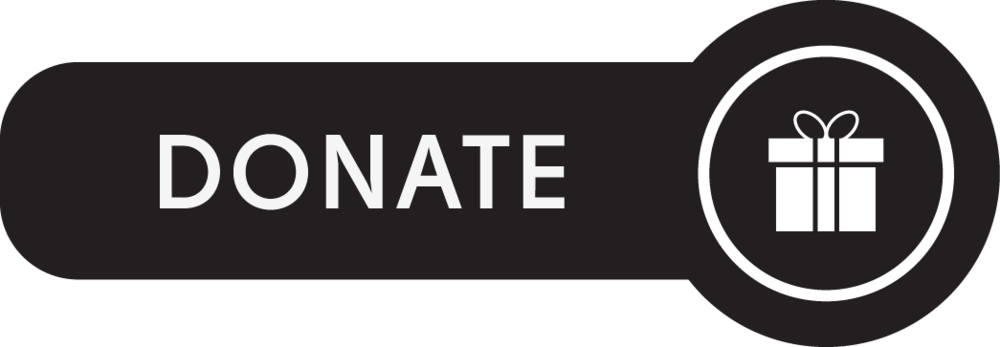
#> input picture 1.4.7/Project_Images/1.4.7_donate.png, 1000 x 347 px, given in place of Project_Images, which was not available; the run also reads 2 pictures not shown here
$ python Scomparin_Vadali_1.4.7.py
#> lines starting #> are read from the running program, lines starting #| are printed output that depends on the picture; pictures that were not available may be replaced by others from this repository, and a replacement may not be noted
from __future__ import print_function
import matplotlib
matplotlib.use('Agg')
import matplotlib.pyplot as plt
import os.path
import PIL
import PIL.Image
import PIL.ImageDraw
import PIL.ImageFont
from PIL import Image, ImageDraw, ImageFont


def make_global():
    global r
    r = raw_input("What red value do you want as your border? \n")
    global g
    g = raw_input("What green value do you want as your border? \n")
    global b
    b = raw_input("What blue value do you want as your border? \n")
    global a
    a = raw_input("What opacity do you want your border to be? \n")

def watermark(original_image, alpha, image):
        """
        This packages the code that adds a border to the image as well as blending
        two images together. Using the parameters of original_img, the original
        image of the folder, the paramteter image, that is the image that is being
        blended on to, and alpha, for the opacity of the image being blended on to.
        """
        width, height = original_image.size #gets dimensions of target image

        image = image.resize((width, height)) #resizes the image so the size is equal to the original image

        result = PIL.Image.blend(original_image, image, alpha) # blending the image together using the blend function

        #final = PIL.Image.new("RGBA", (width + 50, height + 50), (int(r),int(g),int(b),int(a))) # creating a new image as the border that is 25 by 25

        #final.paste(result,(25,25),mask=result) #pasting the blended image onto the border

        return result


def algorithm_1():
    '''
    This packages all the code for the first manipulating using no parameters
    and containing 3 functions inside the package in order to get the image,
    manipulate it and add a border, and finally, alter the image.
    '''
    def get_images(directory=None):
        '''
        Using no paramters, it is fetching the images from the directories in
        order for them to be manipulated
        '''
#> called with directory = '1.4.7'
        if directory == None:
            directory = os.getcwd() # Use working directory if unspecified
        image_list = [] # Initialize aggregaotrs
        file_list = []
        directory_list = os.listdir(directory) # Get list of files
        for entry in directory_list:
            absolute_filename = os.path.join(directory, entry) #gets abs. filename
            try:
                image = PIL.Image.open(absolute_filename) #opens image as PIL
#> image is the input picture: PIL image 1000x347 RGBA; mean R, G, B, A 42.7, 40.3, 40.9, 173.9
                file_list += [entry] #appends to aggregators
                image_list += [image]
            except IOError:
                pass # do nothing with errors tying to open non-images
        return image_list, file_list

    def alter_all_images(directory=None):
        '''
        Packages the functioon in order to manipulate the images and place them
        under a folder. This is using no parameters and is calling the function
        watermark in order to blend the images and paste images on the bended
        images.
        '''
        if directory == None:
            directory = os.getcwd() # Use working directory if unspecified
        image_list, file_list = get_images(directory)
#> image_list = 1 item; file_list = ['Project_Images']

        blend_image = PIL.Image.open('../1.4.7_trash_pile.png') #opening 1.4.7_trash_pile in the variable blend_image
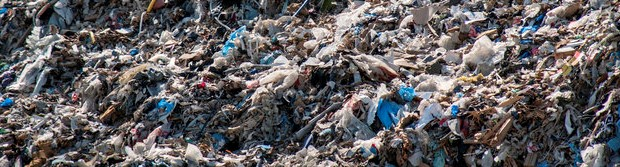
#> input picture 1.4.7/Project_Images/1.4.7_trash_pile.png, 620 x 167 px, found by its file name
#> blend_image is the input picture: PIL image 620x167 RGB; mean R, G, B 98.7, 94.9, 96.3
        #blend_image is the image that will be blended to the original images
        blend_image = blend_image.convert("RGBA") #converting a RGB format into a RGBA format
#> blend_image: PIL image 620x167 RGBA

        for image in range(1): #a for loop that iterates through the files
            print("Algorithm 1")
            filename, filetype = os.path.splitext(file_list[image])
            new_image = PIL.Image.open("../1.4.7_lake.png")
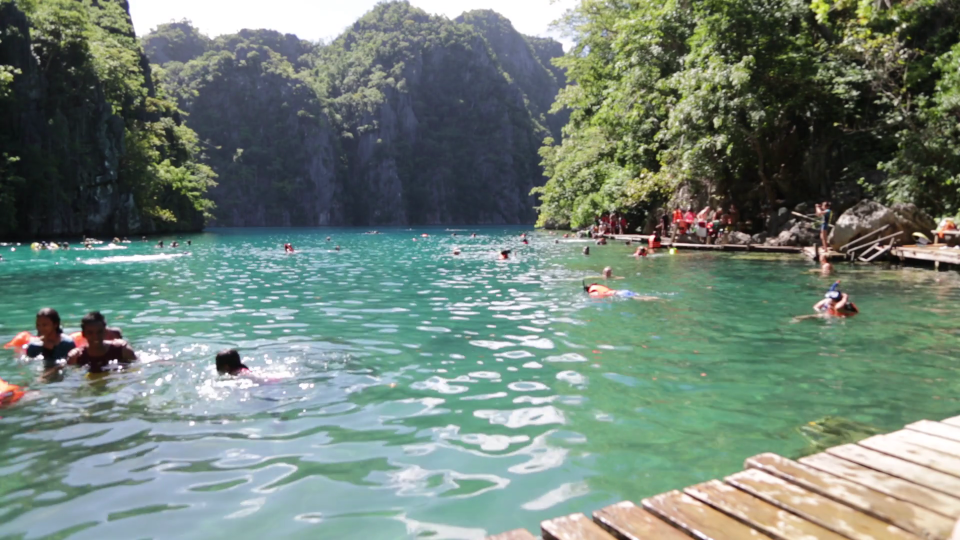
#> input picture 1.4.7/Project_Images/1.4.7_lake.png, 1920 x 1080 px, found by its file name (shown at 1/2 size)
#> new_image is the input picture: PIL image 1920x1080 RGBA; mean R, G, B, A 113.4, 130.2, 120.2, 255
            image = image_list[image].convert('RGBA') #converts to same format as red
            final = watermark(new_image, 0.5, blend_image)
            final.save('final.png', format = "png")

    alter_all_images() #calling the function that alters the images

def algorithm_2():
    """
    Packages the code in order to manipulate the second image using no paramters
    and having two images ontop of eachother. This also uses three functions in
    order to manipulate the code, watermark(), get_image(), and alter_all_images().
    """
    def get_images(directory=None):
        '''
        Using no paramters, it is fetching the images from the directories in
        order for them to be manipulated
        '''
        if directory == None:
            directory = os.getcwd() # Use working directory if unspecified
        image_list = [] # Initialize aggregaotrs
        file_list = []
        directory_list = os.listdir(directory) # Get list of files
        for entry in directory_list:
            absolute_filename = os.path.join(directory, entry) #gets abs. filename
            try:
                image = PIL.Image.open(absolute_filename) #opens image as PIL
                file_list += [entry] #appends to aggregators
                image_list += [image]
            except IOError:
                pass # do nothing with errors tying to open non-images
        return image_list, file_list

    def alter_all_images(directory=None):
        '''
        Packages the functioon in order to manipulate the images and place them
        under a folder. This is using no parameters and is calling the function
        watermark in order to blend the images and paste images on the bended
        images.
        '''
        if directory == None:
            directory = os.getcwd() # Use working directory if unspecified
        # Create a new directory 'modified'
        image_list, file_list = get_images(directory)
#> image_list = 1 item; file_list = ['Project_Images']


        boat_file = os.path.join(directory, '../Algorithm 2.2/1.4.7_underwaterboat.png')
        boat_img = PIL.Image.open(boat_file).convert("RGBA") #opening the image under the variable logo_img
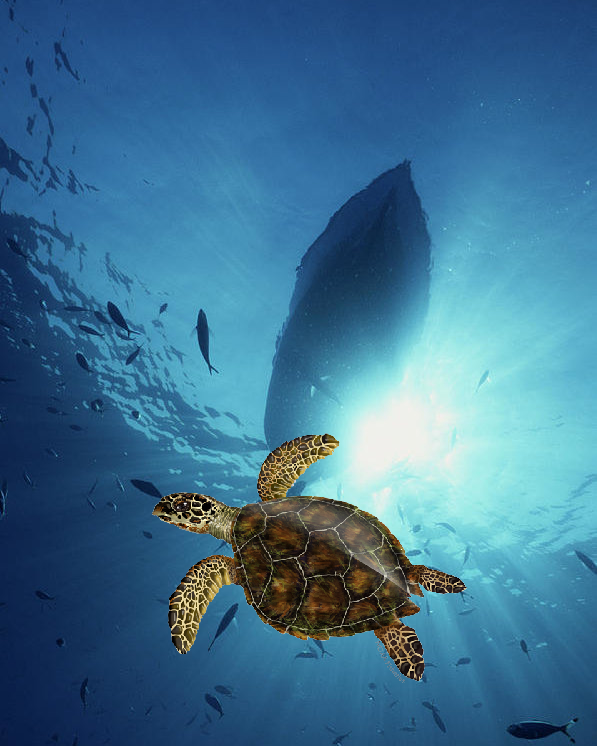
#> input picture 1.4.7/Project_Images/Algorithm 2.2/1.4.7_underwaterboat.png, 597 x 746 px, found by its file name
#> boat_img is the input picture: PIL image 597x746 RGBA; mean R, G, B, A 61.7, 113.2, 145.1, 254.9

        image = Image.open("../1.4.7_seaoftrash.png").convert("RGBA")
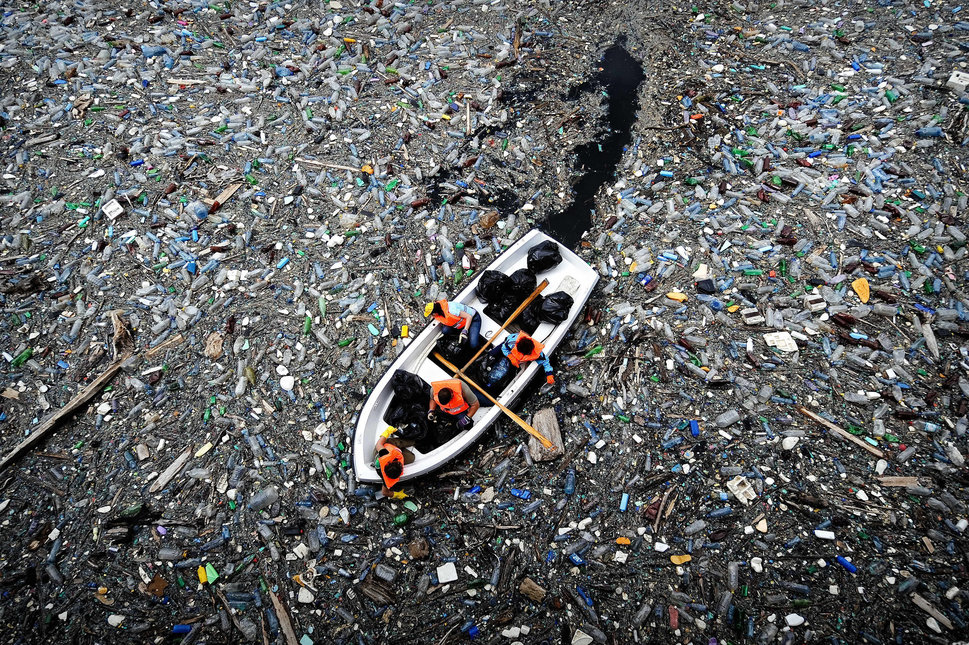
#> input picture 1.4.7/Project_Images/1.4.7_seaoftrash.png, 969 x 645 px, found by its file name
#> image: PIL image 969x645 RGBA
        width, height = image.size #gets dimensions of target image
#> width = 969; height = 645
        image = image.resize((width - 372, height - 200 )) #resizes the image so the size is equal to the original image
#> image: PIL image 597x445 RGBA

        #final = image.save('1.4.7_resizedseaoftrash.png')

        image2 = Image.open("../1.4.7_whitebackground.png").convert("RGBA")
#> image2: PIL image 923x1200 RGBA; every value is 255
        width2, height2 = image2.size #gets dimensions of target image
#> width2 = 923; height2 = 1200
        image2 = image2.resize((width2 - 326 , height2 - 100)) #resizes the image so the size is equal to the original image
#> image2: PIL image 597x1100 RGBA; every value is 255

        #final2 = image2.save('1.4.7_resizedwhitebackground.png')

        image2.paste(boat_img, (0,height-250), mask = boat_img)
        image2.paste(image,(0,0), mask = image)

        image2.save('final2.png', format = "png")

        print("Algorithm 2")

    alter_all_images()

def algorithm_3():
    '''
    Packages the code in order to create and manipulate the images by
    grayscaling, pasting and creating a border for all my images, using three
    functions in the code
    '''
    def get_images(directory=None):

        """
        Using no paramters, it is fetching the images from the directories in
        order for them to be manipulated
        """

        if directory == None:
            directory = os.getcwd() # Use working directory if unspecified
        image_list = [] # Initialize aggregaotrs
        file_list = []
        directory_list = os.listdir(directory) # Get list of files
        for entry in directory_list:
            absolute_filename = os.path.join(directory, entry) #gets abs. filename
            try:
                image = PIL.Image.open(absolute_filename) #opens image as PIL
                file_list += [entry] #appends to aggregators
                image_list += [image]
            except IOError:
                pass # do nothing with errors tying to open non-images
        return image_list, file_list

    def alter_all_images(rows,columns, directory=None):
        '''
        Calls the modifier on all images.
        '''
#> called with rows = 1000, columns = 1699
        if directory == None:
            directory = os.getcwd() # Use working directory if unspecified
        # Create a new directory 'modified'
        image_list, file_list = get_images(directory)
#> image_list = 1 item; file_list = ['Project_Images']


        water_file = os.path.join(directory, '../1.4.7_dirt_water.png')
        water_img = PIL.Image.open(water_file)
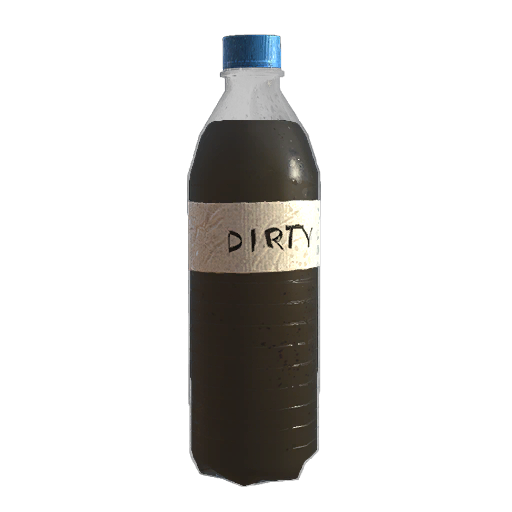
#> input picture 1.4.7/Project_Images/1.4.7_dirt_water.png, 512 x 512 px, found by its file name
#> water_img is the input picture: PIL image 512x512 RGBA; mean R, G, B, A 35.6, 33.2, 33.5, 47
        water_large = water_img.resize((int(float(columns)*1),int(float(rows)*1.5)))

        for image in range(1):
            print("Algorithm 3")
            filename, filetype = os.path.splitext(file_list[image])
            # Round the corners with radius = 30% of short side
            image = image_list[image].convert('RGBA') #converts to same format as red

            new_image = image

            new_image.resize((1000,1699))
            new_image = PIL.Image.open('../1.4.7_river.png').convert('LA')
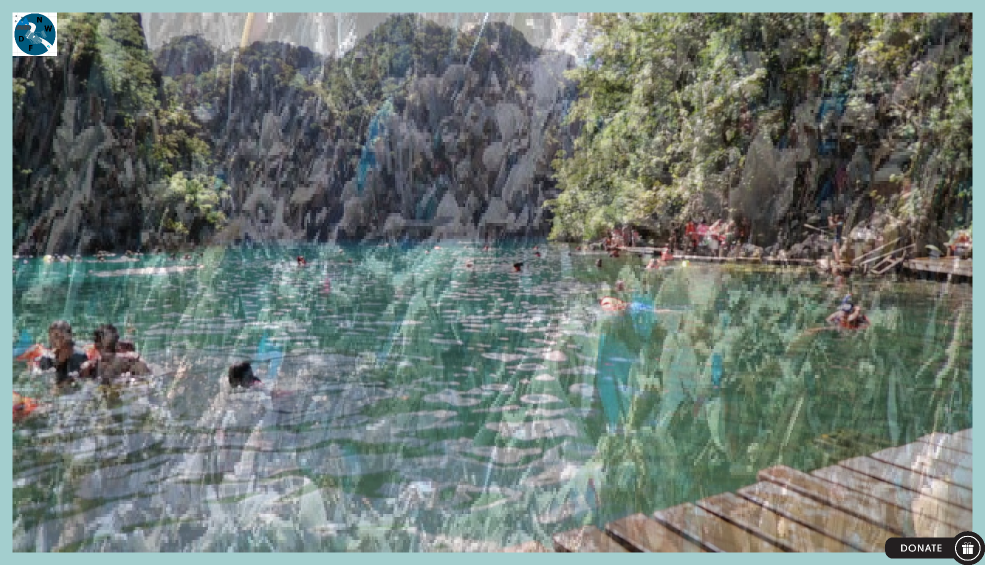
#> input picture 1.4.7/Project_Images/1.4.7_lakeNOTEXT.png, 1970 x 1130 px, given in place of 1.4.7_river.png, which was not available (shown at 1/2 size)
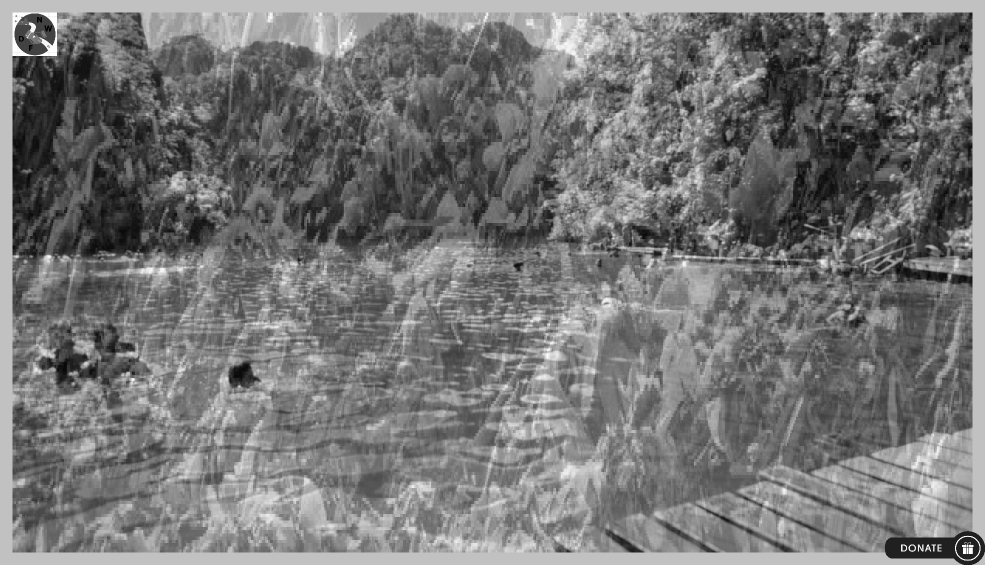
#> new_image: PIL image 1970x1130 LA (shown at 1/2 size); mean R, G, B, A 115, 115, 115, 248; transparent parts drawn white
            final = new_image
            final.paste(water_large, (int(float(columns) * 0.75),rows - 700), mask = water_large)
            final.save("final3.png", format = "png") #saves img

    alter_all_images(1000,1699)

def algorithm_4():
    '''
    Blends new images together to create a composite image, and pastes the logo
    and donate images.
    '''

    def get_images(directory=None):

        """
        Using no paramters, it is fetching the images from the directories in
        order for them to be manipulated
        """

        if directory == None:
            directory = os.getcwd() # Use working directory if unspecified
        image_list = [] # Initialize aggregaotrs
        file_list = []
        directory_list = os.listdir(directory) # Get list of files
        for entry in directory_list:
            absolute_filename = os.path.join(directory, entry) #gets abs. filename
            try:
                image = PIL.Image.open(absolute_filename) #opens image as PIL
                file_list += [entry] #appends to aggregators
                image_list += [image]
            except IOError:
                pass # do nothing with errors tying to open non-images
        return image_list, file_list

    def alter_all_images(directory=None):
        """
        Packages the functioon in order to manipulate the images and place them
        under a folder. This is using no parameters and is calling the function
        watermark in order to blend the images and paste images on the bended
        images.
        """
        if directory == None:
            directory = os.getcwd() # Use working directory if unspecified
        # Create a new directory 'modified'

        image_list, file_list = get_images(directory)
#> image_list = 1 item; file_list = ['Project_Images']

        blend_image = PIL.Image.open('../1.4.7_dolphin_bag.png')
#> blend_image is the input picture: PIL image 1970x1130 RGBA; mean R, G, B, A 106.4, 119.4, 114.5, 248
        blend_image = blend_image.convert("RGBA")

        #need to write code to change names of images

        for image in range(1):
            print("Algorithm 4")
            filename, filetype = os.path.splitext(file_list[image])
            image = image_list[image].convert('RGBA') #converts to same format as red
#> (the run stopped early here; a loop or call above may not have finished)
